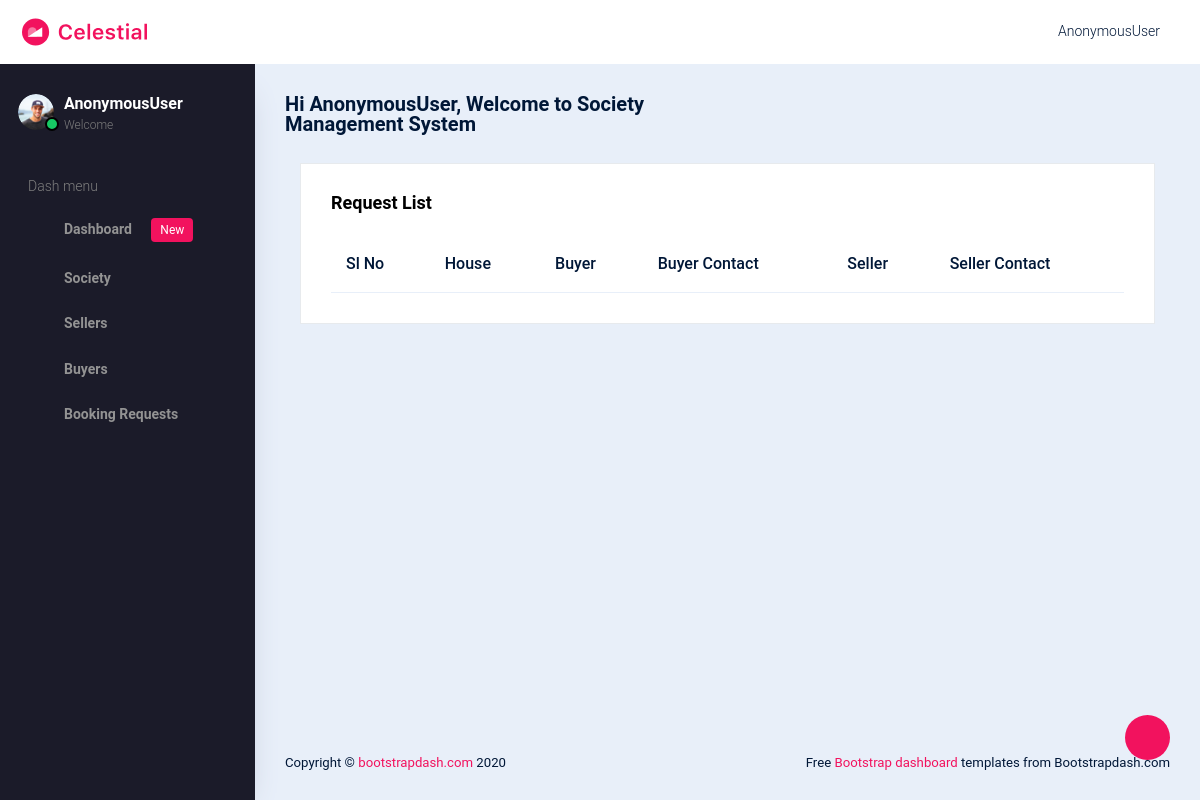
/view_booking_request_admin, run on an earlier commit of the app's database.
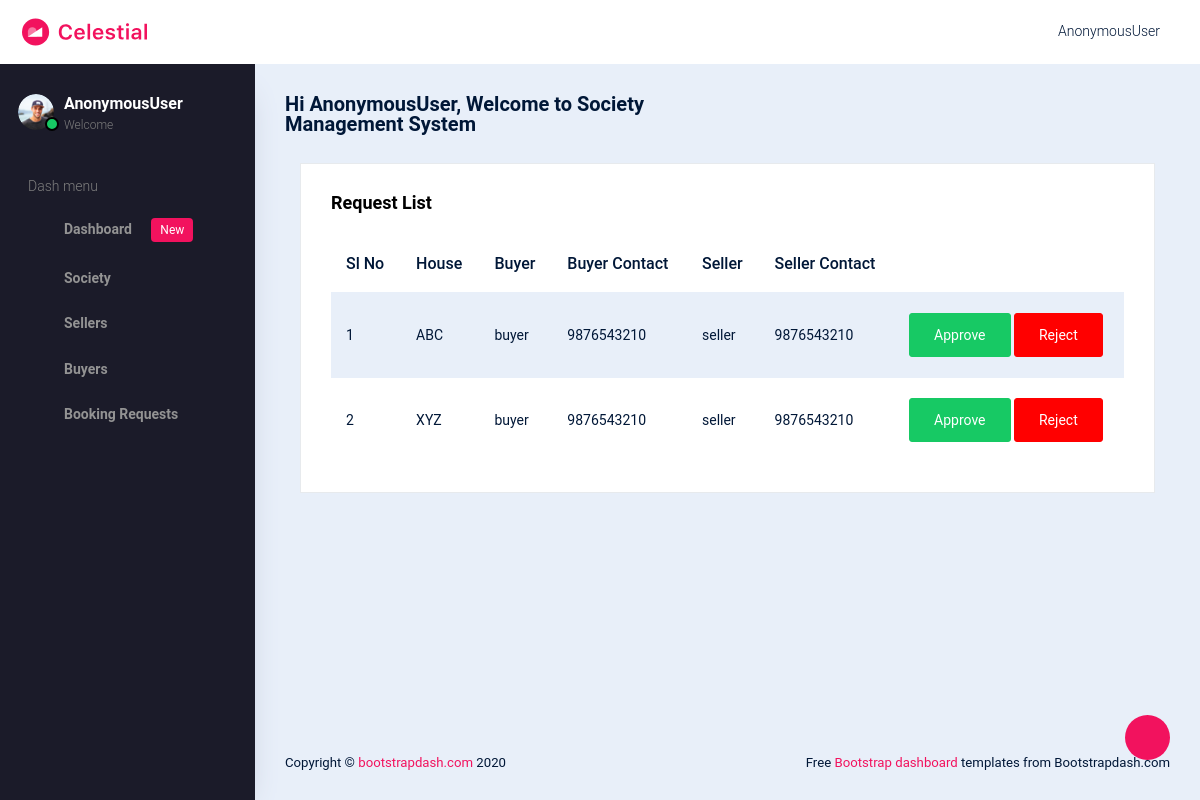
And on a later commit of the database.
### smsystem_app/models.py (models this page shows)
class BookingRequest(models.Model):
    seller = models.ForeignKey(
        Seller, on_delete=models.CASCADE,
    )
    buyer = models.ForeignKey(
        Buyer, on_delete=models.CASCADE,
    )
    house = models.ForeignKey(
        HouseDetails, on_delete=models.CASCADE,
    )
    status = models.CharField(
        choices=STATUS,
        max_length=20,
        null=True, blank=True,
        default='pending'
    )

class HouseDetails(models.Model):
    house_name = models.CharField(max_length=100)
    house_number = models.CharField(max_length=20)
    society = models.ForeignKey(
        Society,
        related_name='house',
        on_delete=models.CASCADE,
        null=True, blank=True
    )
    selling_type = models.CharField(
        choices=SELLING_TYPE,
        max_length=20
    )
    house_type = models.CharField(
        choices=HOUSE_TYPE,
        max_length=20
    )
    location = models.CharField(max_length=100)
    address = models.TextField()
    seller = models.ForeignKey(
        Seller,
        related_name='house',
        on_delete=models.CASCADE,
        null=True, blank=True
    )
    def __str__(self) -> str:
        return self.house_name

class Buyer(models.Model):
    user =  models.OneToOneField(CustomUser, on_delete=models.CASCADE, related_name='buyeruser',null=True,blank=True)
    name = models.CharField(max_length=100)
    address = models.TextField()
    phone_number = models.CharField(max_length=20)
    email = models.EmailField(null=True, blank=True)
    def __str__(self) -> str:
        return self.name

class Seller(models.Model):
    user =  models.OneToOneField(CustomUser, on_delete=models.CASCADE, related_name='selleruser',null=True,blank=True)
    name = models.CharField(max_length=100)
    address = models.TextField()
    phone_number = models.CharField(max_length=20)
    email = models.EmailField(null=True, blank=True)
    location = models.CharField(max_length=100, null=True, blank=True)
    def __str__(self) -> str:
        return self.name

### smsystem_app/views.py (the view)
# urls.py: path('view_booking_request_admin', views.view_booking_request_admin, name='view_booking_request_admin'),
def view_booking_request_admin(request):
    requests = BookingRequest.objects.all()
    return render(request, 'view_requests_admin.html', {'booking': requests})

### templates/view_requests_admin.html (shortened to what this page needs)
{% extends 'admin_home.html' %}
{% load crispy_forms_tags %}
{% block content %}
<div class="col-lg-12 grid-margin stretch-card">
  <div class="card">
    <div class="card-body">
      <h4 class="card-title">Request List</h4>
      <div class="table-responsive">
        <table class="table table-striped">
          <thead>
            <tr>
              <th>
                Sl No
              </th>
              <th>
                House
              </th>
              <th>
                Buyer
              </th>
              <th>
                Buyer Contact
              </th>
              <th>
                Seller
              </th>
              <th>
                Seller Contact
              </th>
            </tr>
          </thead>
          <tbody>
            {% for i in booking %}
            <tr>
              <td>
                {{ forloop.counter }}
              </td>
              <td>
                {{ i.house }}
              </td>
              <td>
                {{ i.buyer }}
              </td>
              <td>
                {{ i.buyer.phone_number }}
              </td>
              <td>
                {{ i.seller }}
              </td>
              <td>
                {{ i.seller.phone_number }}
              </td>
              <td>
                {% if i.status == 'pending' %}
                                <a href="{% url 'handle_request_admin_approve' i.id %}" class="btn btn-success">Approve</a>
                                <a href="{% url 'handle_request_admin_reject' i.id %}" class="btn btn-danger">Reject</a>
                {% else %}
                   No actions available
                {% endif %}
              </td>
              {% endfor %}
            </tr>
          </tbody>
        </table>
      </div>
    </div>
  </div>
</div>
  {% endblock %}

### templates/admin_home.html (shortened to what this page needs)
{% load static %}
<!DOCTYPE html>
<html lang="en">
  <head>
    <link rel="stylesheet" href={% static "vendors/typicons.font/font/typicons.css" %}>
    <link rel="stylesheet" href={% static "vendors/css/vendor.bundle.base.css" %}>
    <link rel="stylesheet" href={% static "css/vertical-layout-light/style.css" %}>
  </head>
  <body>
    <div class="container-scroller">
      <nav class="navbar col-lg-12 col-12 p-0 fixed-top d-flex flex-row">
        <div class="text-center navbar-brand-wrapper d-flex align-items-center justify-content-center">
          <a class="navbar-brand brand-logo" href={% url "admin_home" %}><img src={% static "images/logo.svg" %} alt="logo"/></a>
          <button class="navbar-toggler navbar-toggler align-self-center d-none d-lg-flex" type="button" data-toggle="minimize">
            <span class="typcn typcn-th-menu"></span>
          </button>
        </div>
        <div class="navbar-menu-wrapper d-flex align-items-center justify-content-end">
          <ul class="navbar-nav navbar-nav-right">
            <li class="nav-item nav-profile dropdown">
              <a class="nav-link dropdown-toggle  pl-0 pr-0" href="#" data-toggle="dropdown" id="profileDropdown">
                <i class="typcn typcn-user-outline mr-0"></i>
                <span class="nav-profile-name">{{ request.user }}</span>
              </a>
            </li>
          </ul>
        </div>
      </nav>
      <div class="container-fluid page-body-wrapper">
        <div class="theme-setting-wrapper">
          <div id="settings-trigger"><i class="typcn typcn-cog-outline"></i></div>
        </div>
        <nav class="sidebar sidebar-offcanvas" id="sidebar">
        <ul class="nav">
          <li class="nav-item">
            <div class="d-flex sidebar-profile">
              <div class="sidebar-profile-image">
                <img src={% static "images/faces/face29.png" %} alt="image">
                <span class="sidebar-status-indicator"></span>
              </div>
              <div class="sidebar-profile-name">
                <p class="sidebar-name">
                  {{ request.user }}
                </p>
                <p class="sidebar-designation">
                  Welcome
                </p>
              </div>
            </div>
            <p class="sidebar-menu-title">Dash menu</p>
          </li>
          <li class="nav-item">
            <a class="nav-link" href="{% url "admin_home" %}">
              <i class="typcn typcn-device-desktop menu-icon"></i>
              <span class="menu-title">Dashboard <span class="badge badge-primary ml-3">New</span></span>
            </a>
          </li>
          <li class="nav-item">
            <a class="nav-link" data-toggle="collapse" href="#charts" aria-expanded="false" aria-controls="charts">
              <i class="typcn typcn-chart-pie-outline menu-icon"></i>
              <span class="menu-title">Society</span>
              <i class="menu-arrow"></i>
            </a>
          </li>
          <li class="nav-item">
            <a class="nav-link" data-toggle="collapse" href="#ui-basic" aria-expanded="false" aria-controls="ui-basic">
              <i class="typcn typcn-briefcase menu-icon"></i>
              <span class="menu-title">Sellers</span>
              <i class="typcn typcn-chevron-right menu-arrow"></i>
            </a>
          </li>
          <li class="nav-item">
            <a class="nav-link" data-toggle="collapse" href="#form-elements" aria-expanded="false" aria-controls="form-elements">
              <i class="typcn typcn-film menu-icon"></i>
              <span class="menu-title">Buyers</span>
              <i class="menu-arrow"></i>
            </a>
          </li>
          <li class="nav-item">
            <a class="nav-link" data-toggle="collapse" href="#tables" aria-expanded="false" aria-controls="tables">
              <i class="typcn typcn-th-small-outline menu-icon"></i>
              <span class="menu-title">Booking Requests</span>
              <i class="menu-arrow"></i>
            </a>
          </li>
        </ul>
      </nav>
        <div class="main-panel">
          <div class="content-wrapper">
            <div class="row">
              <div class="col-sm-6">
                <h3 class="mb-0 font-weight-bold">Hi {{ request.user }}, Welcome to Society Management System</h3>
              </div>
            </div>
            {% block content %}{% endblock %}
          </div>
          <footer class="footer">
            <div class="d-sm-flex justify-content-center justify-content-sm-between">
              <span class="text-center text-sm-left d-block d-sm-inline-block">Copyright © <a href="https://www.bootstrapdash.com/" target="_blank">bootstrapdash.com</a> 2020</span>
              <span class="float-none float-sm-right d-block mt-1 mt-sm-0 text-center">Free <a href="https://www.bootstrapdash.com/" target="_blank">Bootstrap dashboard </a>templates from Bootstrapdash.com</span>
            </div>
          </footer>
        </div>
      </div>
    </div>
  </body>
</html>

What changed in the data, as far as the page shows it:
added BookingRequest: house "ABC", buyer "buyer", buyer.phone_number "9876543210", seller "seller", seller.phone_number "9876543210", status "Approve"
added BookingRequest: house "XYZ", buyer "buyer", buyer.phone_number "9876543210", seller "seller", seller.phone_number "9876543210", status "Approve"
